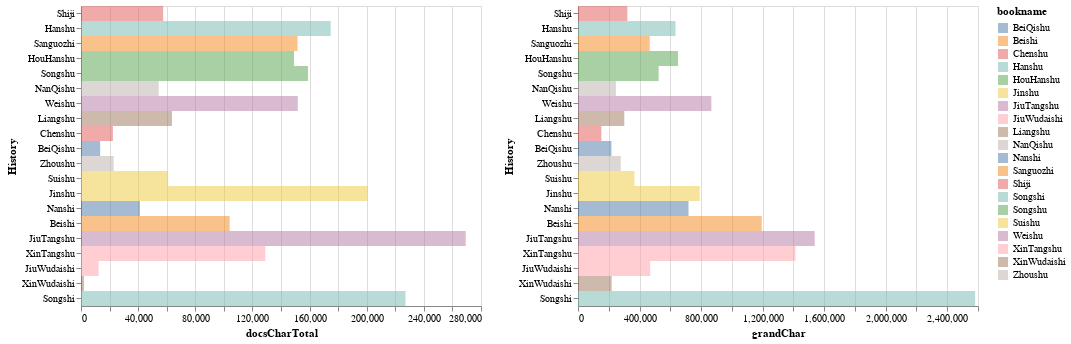

The notebook cell this image was saved under:
### Code cell
# first try, superceded by following cell.  Trying out `alt.repeat`.

alt.Chart(SummaryDf).mark_bar(size=15, opacity=.5).encode(
        alt.Y(alt.repeat('row'), type='nominal', sort=HistoriesRegularized, title="History"),
        alt.X(alt.repeat('column'), type='quantitative'),
        tooltip=['bookname','DocPercentage'], color='bookname').repeat(row=['bookname'], column=['docsCharTotal', 'grandChar'])

### Figure 1 — Vega-Lite specification as saved in the notebook (floating-point values rounded to 4 significant figures)
{"$schema": "https://vega.github.io/schema/vega-lite/v3.3.0.json", "config": {"mark": {"tooltip": null}, "view": {"height": 300, "width": 400}}, "datasets": {"data-c1fe76a75b19b774981e87505787ecbb": [{"DocPercentage": 0.06176, "bookname": "BeiQishu", "commentaryChar": 0, "docsCharTotal": 13422, "docsTotal": 20, "grandChar": 217321, "iDocsCharM": 11259, "iDocsM": 12, "qDocsC": 0, "qDocsCharC": 0, "qDocsCharM": 2163, "qDocsM": 8}, {"DocPercentage": 0.08714, "bookname": "Beishi", "commentaryChar": 0, "docsCharTotal": 104066, "docsTotal": 198, "grandChar": 1194214, "iDocsCharM": 79844, "iDocsM": 111, "qDocsC": 0, "qDocsCharC": 0, "qDocsCharM": 24222, "qDocsM": 87}, {"DocPercentage": 0.1473, "bookname": "Chenshu", "commentaryChar": 0, "docsCharTotal": 22338, "docsTotal": 37, "grandChar": 151600, "iDocsCharM": 15122, "iDocsM": 14, "qDocsC": 0, "qDocsCharC": 0, "qDocsCharM": 7216, "qDocsM": 23}, {"DocPercentage": 0.2758, "bookname": "Hanshu", "commentaryChar": 0, "docsCharTotal": 174793, "docsTotal": 279, "grandChar": 633699, "iDocsCharM": 115276, "iDocsM": 110, "qDocsC": 0, "qDocsCharC": 0, "qDocsCharM": 59517, "qDocsM": 169}, {"DocPercentage": 0.2295, "bookname": "HouHanshu", "commentaryChar": 0, "docsCharTotal": 149138, "docsTotal": 279, "grandChar": 649958, "iDocsCharM": 84869, "iDocsM": 93, "qDocsC": 0, "qDocsCharC": 0, "qDocsCharM": 64269, "qDocsM": 186}, {"DocPercentage": 0.2539, "bookname": "Jinshu", "commentaryChar": 0, "docsCharTotal": 200762, "docsTotal": 342, "grandChar": 790750, "iDocsCharM": 150417, "iDocsM": 178, "qDocsC": 0, "qDocsCharC": 0, "qDocsCharM": 50345, "qDocsM": 164}, {"DocPercentage": 0.175, "bookname": "JiuTangshu", "commentaryChar": 0, "docsCharTotal": 269292, "docsTotal": 484, "grandChar": 1538613, "iDocsCharM": 230831, "iDocsM": 338, "qDocsC": 0, "qDocsCharC": 0, "qDocsCharM": 38461, "qDocsM": 146}, {"DocPercentage": 0.02618, "bookname": "JiuWudaishi", "commentaryChar": 0, "docsCharTotal": 12281, "docsTotal": 21, "grandChar": 469090, "iDocsCharM": 9043, "iDocsM": 9, "qDocsC": 0, "qDocsCharC": 0, "qDocsCharM": 3238, "qDocsM": 12}, {"DocPercentage": 0.2116, "bookname": "Liangshu", "commentaryChar": 0, "docsCharTotal": 63661, "docsTotal": 92, "grandChar": 300801, "iDocsCharM": 45658, "iDocsM": 40, "qDocsC": 0, "qDocsCharC": 0, "qDocsCharM": 18003, "qDocsM": 52}, {"DocPercentage": 0.2208, "bookname": "NanQishu", "commentaryChar": 0, "docsCharTotal": 54420, "docsTotal": 108, "grandChar": 246422, "iDocsCharM": 31032, "iDocsM": 38, "qDocsC": 0, "qDocsCharC": 0, "qDocsCharM": 23388, "qDocsM": 70}, {"DocPercentage": 0.05742, "bookname": "Nanshi", "commentaryChar": 0, "docsCharTotal": 41251, "docsTotal": 96, "grandChar": 718392, "iDocsCharM": 28864, "iDocsM": 54, "qDocsC": 0, "qDocsCharC": 0, "qDocsCharM": 12387, "qDocsM": 42}, {"DocPercentage": 0.1892, "bookname": "Sanguozhi", "commentaryChar": 335000, "docsCharTotal": 151581, "docsTotal": 326, "grandChar": 466238, "iDocsCharM": 28462, "iDocsM": 25, "qDocsC": 127, "qDocsCharC": 59123, "qDocsCharM": 63996, "qDocsM": 174}, {"DocPercentage": 0.1792, "bookname": "Shiji", "commentaryChar": 0, "docsCharTotal": 57510, "docsTotal": 94, "grandChar": 320906, "iDocsCharM": 35165, "iDocsM": 32, "qDocsC": 0, "qDocsCharC": 0, "qDocsCharM": 22345, "qDocsM": 62}, {"DocPercentage": 0.08799, "bookname": "Songshi", "commentaryChar": 0, "docsCharTotal": 227160, "docsTotal": 489, "grandChar": 2581534, "iDocsCharM": 149054, "iDocsM": 213, "qDocsC": 0, "qDocsCharC": 0, "qDocsCharM": 78106, "qDocsM": 276}, {"DocPercentage": 0.3031, "bookname": "Songshu", "commentaryChar": 0, "docsCharTotal": 158866, "docsTotal": 254, "grandChar": 524083, "iDocsCharM": 111375, "iDocsM": 114, "qDocsC": 0, "qDocsCharC": 0, "qDocsCharM": 47491, "qDocsM": 140}, {"DocPercentage": 0.1664, "bookname": "Suishu", "commentaryChar": 0, "docsCharTotal": 61021, "docsTotal": 95, "grandChar": 366717, "iDocsCharM": 52022, "iDocsM": 62, "qDocsC": 0, "qDocsCharC": 0, "qDocsCharM": 8999, "qDocsM": 33}, {"DocPercentage": 0.1751, "bookname": "Weishu", "commentaryChar": 0, "docsCharTotal": 151742, "docsTotal": 274, "grandChar": 866751, "iDocsCharM": 79618, "iDocsM": 76, "qDocsC": 0, "qDocsCharC": 0, "qDocsCharM": 72124, "qDocsM": 198}, {"DocPercentage": 0.09127, "bookname": "XinTangshu", "commentaryChar": 0, "docsCharTotal": 129017, "docsTotal": 265, "grandChar": 1413549, "iDocsCharM": 86603, "iDocsM": 126, "qDocsC": 0, "qDocsCharC": 0, "qDocsCharM": 42414, "qDocsM": 139}, {"DocPercentage": 0.009358, "bookname": "XinWudaishi", "commentaryChar": 0, "docsCharTotal": 2046, "docsTotal": 6, "grandChar": 218636, "iDocsCharM": 1262, "iDocsM": 3, "qDocsC": 0, "qDocsCharC": 0, "qDocsCharM": 784, "qDocsM": 3}, {"DocPercentage": 0.08236, "bookname": "Zhoushu", "commentaryChar": 0, "docsCharTotal": 22885, "docsTotal": 42, "grandChar": 277868, "iDocsCharM": 21097, "iDocsM": 35, "qDocsC": 0, "qDocsCharC": 0, "qDocsCharM": 1788, "qDocsM": 7}]}, "repeat": {"column": ["docsCharTotal", "grandChar"], "row": ["bookname"]}, "spec": {"data": {"name": "data-c1fe76a75b19b774981e87505787ecbb"}, "encoding": {"color": {"field": "bookname", "type": "nominal"}, "tooltip": [{"field": "bookname", "type": "nominal"}, {"field": "DocPercentage", "type": "quantitative"}], "x": {"field": {"repeat": "column"}, "type": "quantitative"}, "y": {"field": {"repeat": "row"}, "sort": ["Shiji", "Hanshu", "Sanguozhi", "HouHanshu", "Songshu", "NanQishu", "Weishu", "Liangshu", "Chenshu", "BeiQishu", "Zhoushu", "Suishu", "Jinshu", "Nanshi", "Beishi", "JiuTangshu", "XinTangshu", "JiuWudaishi", "XinWudaishi", "Songshi"], "title": "History", "type": "nominal"}}, "mark": {"opacity": 0.5, "size": 15, "type": "bar"}}}
